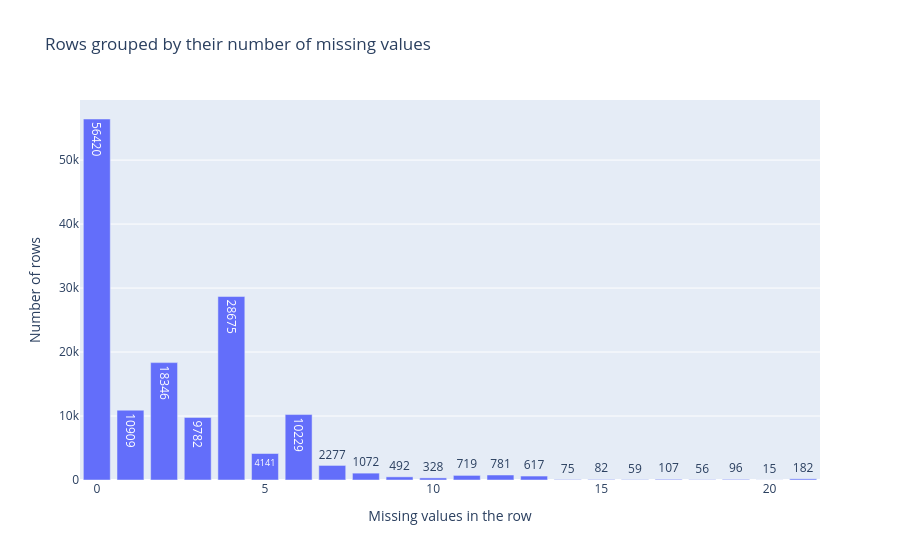

This figure's notebook cell:
### Code cell
# row-level missing values
plt.figure(figsize=(11, 5))
sns.histplot(row_missing_count, bins=25, kde=True)
plt.title("How many missing values does each row contain?")
plt.xlabel("Number of missing values in a row")
plt.ylabel("Number of rows")
plt.tight_layout()

plt.savefig(os.path.join(CHARTS_DIR, "fig_01b_missing_per_row_hist.png"), dpi=150, bbox_inches="tight")
plt.show()

# Interactive version
row_missing_plot = row_missing_report.copy()
fig = px.bar(
    row_missing_plot,
    x="Missing_Values_in_Row",
    y="Number_of_Rows",
    title="Rows grouped by their number of missing values",
    text="Number_of_Rows"
)
fig.update_layout(xaxis_title="Missing values in the row", yaxis_title="Number of rows")
fig.show()


# Simple reporting for rows with many missing values
for limit in [5, 8, 10]:
    count_rows = (row_missing_count >= limit).sum()
    percent_rows = round(count_rows / len(df) * 100, 2)
    print(f"Rows with at least {limit} missing values: {count_rows} ({percent_rows}%)")

### Figure 1 — Plotly figure (JSON) as saved in the notebook; plotly's stock layout.template omitted (floating-point values rounded to 4 significant figures)
{"data": [{"hovertemplate": "Missing_Values_in_Row=%{x}<br>Number_of_Rows=%{text}<extra></extra>", "legendgroup": "", "marker": {"color": "#636efa", "pattern": {"shape": ""}}, "name": "", "orientation": "v", "showlegend": false, "text": [56420.0, 10910.0, 18350.0, 9782.0, 28680.0, 4141.0, 10230.0, 2277.0, 1072.0, 492.0, 328.0, 719.0, 781.0, 617.0, 75.0, 82.0, 59.0, 107.0, 56.0, 96.0, 15.0, 182.0], "textposition": "auto", "type": "bar", "x": [0, 1, 2, 3, 4, 5, 6, 7, 8, 9, 10, 11, 12, 13, 14, 15, 16, 17, 18, 19, 20, 21], "xaxis": "x", "y": [56420, 10909, 18346, 9782, 28675, 4141, 10229, 2277, 1072, 492, 328, 719, 781, 617, 75, 82, 59, 107, 56, 96, 15, 182], "yaxis": "y"}], "layout": {"barmode": "relative", "legend": {"tracegroupgap": 0}, "title": {"text": "Rows grouped by their number of missing values"}, "xaxis": {"anchor": "y", "domain": [0, 1], "title": {"text": "Missing values in the row"}}, "yaxis": {"anchor": "x", "domain": [0, 1], "title": {"text": "Number of rows"}}}}
